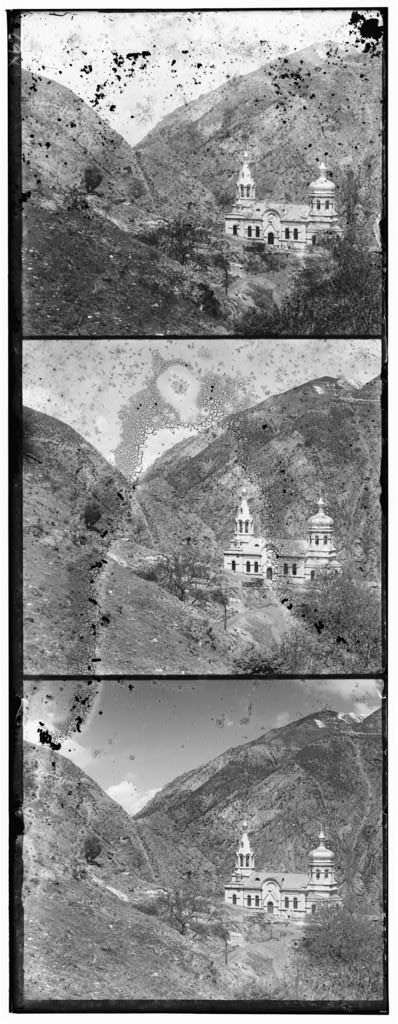
%> input picture data/00056v.jpg, 398 x 1024 px; its folder holds only this picture in this run
$ octave colorize_skel_new.m   (GNU Octave 9; MATLAB toolbox functions it lacks are replaced by stand-ins)
%> lines starting %> are read from the running program, lines starting %| are printed output that depends on the picture
% CS194-26 (cs219-26): Project 1, starter Matlab code
clc
clear
close all
% name of the input file
namelist = dir(['.\data\data\','*.jpg']);
for kk=1:1:size(namelist,1)

    path = strcat(namelist(kk).folder, '\' ,namelist(kk).name);
    imname = namelist(kk).name;
    % read in the image
    fullim = imread(path);
%> fullim is the input picture: size 1024x398 uint8; min 0, max 255, mean 138.2

    % convert to double matrix (might want to do this later on to same memory)
    fullim = im2double(fullim);
%> fullim: size 1024x398 double

    % compute the height of each part (just 1/3 of total)
    height = floor(size(fullim,1)/3);
%> height = 341
    % separate color channels
    B = fullim(1:height,:);
    G = fullim(height+1:height*2,:);
    R = fullim(height*2+1:height*3,:);

    % Align the images
    % Functions that might be useful to you for aligning the images include:
    % "circshift", "sum", and "imresize" (for multiscale)
    %%%%%aG = align(G,B);
    %%%%%aR = align(R,B);
    %for G
    if size(B,1)>300 && size(B,2)>300
        B =imresize(B,[300,300]);
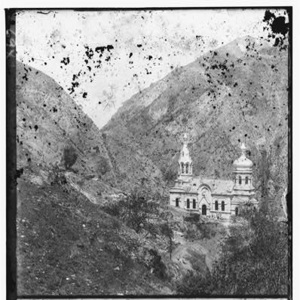
%> B: size 300x300 double; min -0.0639, max 1.02, mean 0.548; drawn with min black and max white
        G =imresize(G,[300,300]);
        R =imresize(R,[300,300]);
    end
    %去除边缘 自动分割
    figure(1)
    bw=edge(B,'sobel');
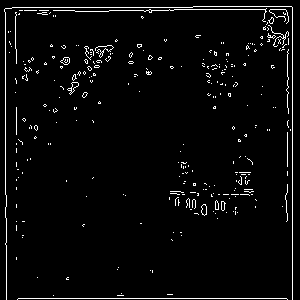
%> bw: size 300x300 logical; 3.4% white in thin lines or dots
    bw=bwareaopen(bw, 200); %后面那个值是减少的面积 这样得到就是一个边框的线
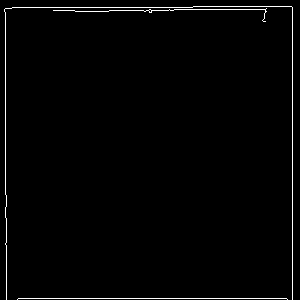
%> bw: size 300x300 logical; 1.5% white in thin lines or dots
    imshow(bw)
    flag=0;
    %获取边缘属性
    for i=300:-1:1
        for j=1:1:300
            if bw(i,j)==1
                bb(1)=i;
                bb(2)=j;
                flag=1;
                break

            end
        end
        if flag==1
            break
        end
    end
%> after the loop, bb = [300 7]; flag = 1
    flag=0;
    for i=1:1:300
        for j=300:-1:1
            if bw(i,j)==1
                bb(3)=i;
                bb(4)=j;
                flag=1;
                break
            end
        end
        if flag==1
            break
        end
    end
%> after the loop, bb = [300 7 7 292]

    B = B(floor(bb(3))+5 :floor(bb(1))-5 ,floor(bb(2))+5:floor(bb(4))-5);
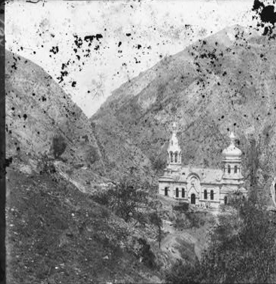
%> B: size 284x276 double; min -0.0639, max 1.02, mean 0.54; drawn with min black and max white
    figure(2)
    imshow(G)
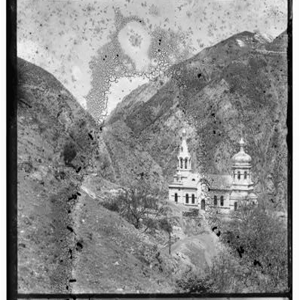
%> displayed picture: size 300x300, on the screen's scale of 0 to 255; min 0, max 255, mean 138.5
    G = G(floor(bb(3))+5 :floor(bb(1))-5 ,floor(bb(2))+5:floor(bb(4))-5) ;
    R = R(floor(bb(3))+5:floor(bb(1))-5,floor(bb(2))+5:floor(bb(4))-5) ;
    % 调整对比度 可选
    B=imadjust(B);
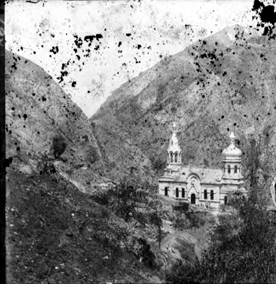
%> B: size 284x276 double; min 0, max 1, mean 0.51
    G=imadjust(G);
    R=imadjust(R);

    %获取最佳对其 x 和 y方向
    count=1;
    for i=-30:1:30 %x方向
        for j=-30:1:30 %y方向
            G_new=circshift(G,[i j]);
            r(count,1)=i;
            r(count,2)=j;
            r(count,3)=sum(sum((G_new-B).^2));
            count=count+1;
        end
    end
%> after the loop, count = 3722
    [~,index]=min(r(:,3));
%> index = 2167
    aG=circshift(G,[r(index,1) r(index,2)]);
    % for R
    count=1;
    for i=-30:1:30
        for j=-30:1:30
            R_new=circshift(R,[i j]);
            r1(count,1)=i;
            r1(count,2)=j;
            r1(count,3)=sum(sum((R_new-B).^2));
            count=count+1;
        end
    end
    [~,index]=min(r1(:,3));
%> index = 2044
    aR=circshift(R,[r1(index,1) r1(index,2)]);

    % open figure
    %% figure(1);
    colorim=cat(3,aR,aG,B);
    figure(3)
    imshow(colorim)
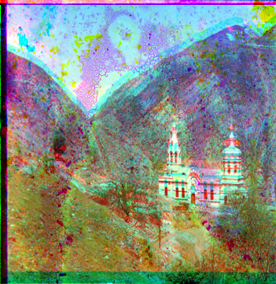
%> displayed picture: size 284x276x3, on the screen's scale of 0 to 255; mean R, G, B 131.6, 140.1, 130
    % create a color image (3D array)
    % ... use the "cat" command
    % show the resulting image
    % ... use the "imshow" command
    % save result image
    %% imwrite(colorim,['result-' imname]);
    imwrite(colorim,['result-' imname])
end

$ run again, on data/01164v.jpg
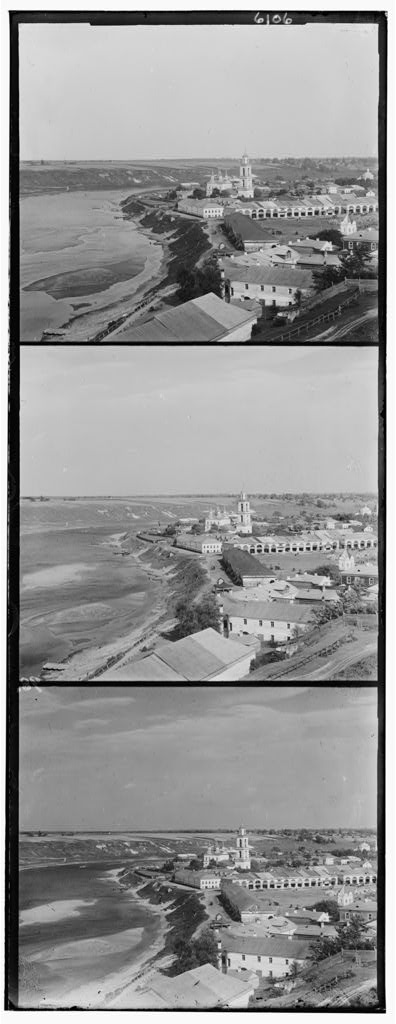
%> input picture data/01164v.jpg, 396 x 1024 px
%> fullim is the input picture: size 1024x396 uint8; min 0, max 255, mean 148
%> fullim: size 1024x396 double
%> `bw=bwareaopen(bw, 200);`:
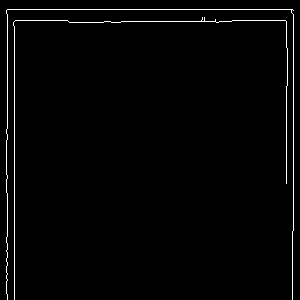
%> bw: size 300x300 logical; 1.8% white in thin lines or dots
%> after the loop `for i=300:-1:1`: bb = [300 8]; flag = 1
%> after the loop `for i=1:1:300`: bb = [300 8 10 293]
%> after the loop `for i=-30:1:30`: count = 3722
%> `[~,index]=min(r(:,3));`: index = 2167
%> `[~,index]=min(r1(:,3));`: index = 2473
%> `imshow(colorim)`:
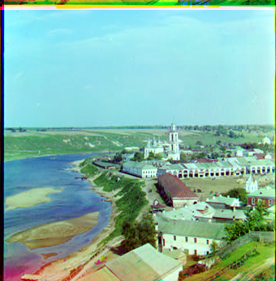
%> displayed picture: size 281x276x3, on the screen's scale of 0 to 255; mean R, G, B 133.4, 182.6, 167.3

$ run again, on data/01522v.jpg
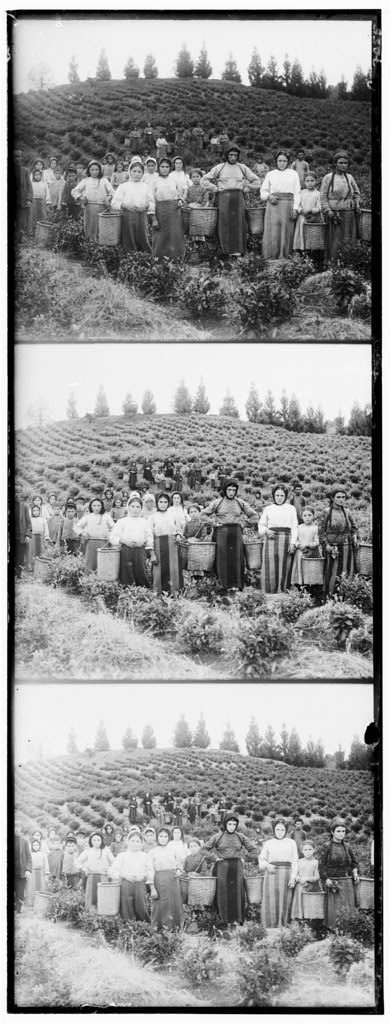
%> input picture data/01522v.jpg, 391 x 1024 px
%> fullim is the input picture: size 1024x391 uint8; min 0, max 255, mean 148.2
%> fullim: size 1024x391 double
%> after the loop `for i=300:-1:1`: bb = [300 6]; flag = 1
%> after the loop `for i=1:1:300`: bb = [300 6 8 291]
%> after the loop `for i=-30:1:30`: count = 3722
%> `[~,index]=min(r(:,3));`: index = 2167
%> `[~,index]=min(r1(:,3));`: index = 2472
%> `imshow(colorim)`:
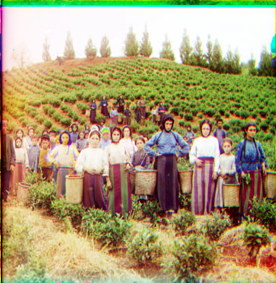
%> displayed picture: size 283x276x3, on the screen's scale of 0 to 255; mean R, G, B 169.7, 155.7, 116.3
